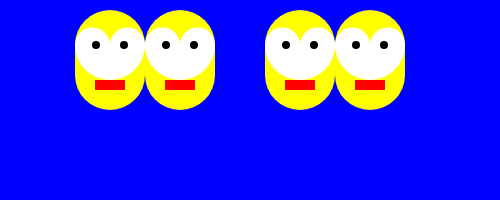
Frame 1 (no input)
Frame 60 (no input): identical to frame 1, image omitted
Frame 120 (the mouse pressed at the canvas centre since frame 60): identical to frame 1, image omitted

The p5.js sketch that drew this single still picture (run headless with seeded random() and noise() and a simulated clock; from frame 60 on, the mouse is pressed at the canvas centre):

// p5.js sketch
// ── sketch.js

function setup(){
  createCanvas (500,200);
}

function draw(){
  background("blue");
  
minion(110,110);
minion(180,110);
minion(300,110)
minion(370,110);

}


function minion(x,y){
  push();
  translate(x,y);
  stroke("yellow");
  strokeWeight(70);
  line(0,-35,0,-65);
  noStroke();
  fill(255);
  ellipse(-17.5,-65,35,35);
  ellipse(17.5,-65,35,35);
  arc(0,-65,70,70,0,PI);
  fill("black");
  ellipse(-14,-65,8,8);
  ellipse(14,-65,8,8);
  fill("red");
  rect(-15,-30,30,10)
  pop();

}
